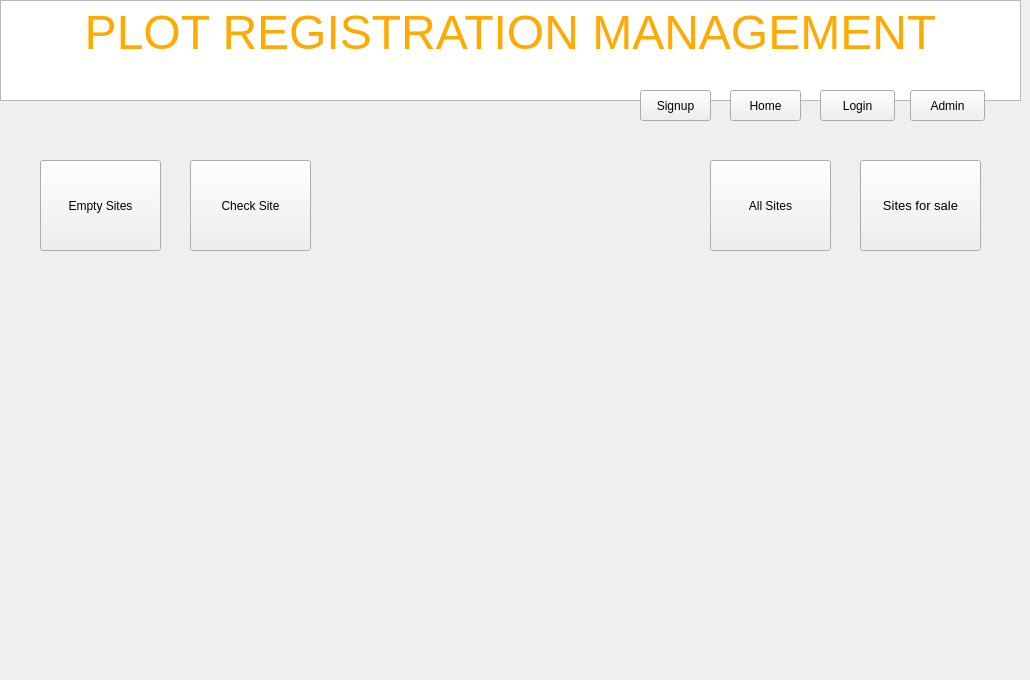
    <widget class="QWidget" name="tab">
     <attribute name="title">
      <string>homepage</string>
     </attribute>
     <widget class="QPushButton" name="pushButton">
      <property name="geometry">
       <rect>
        <x>40</x>
        <y>160</y>
        <width>121</width>
        <height>91</height>
       </rect>
      </property>
      <property name="autoFillBackground">
       <bool>true</bool>
      </property>
      <property name="text">
       <string>Empty Sites</string>
      </property>
     </widget>
     <widget class="QPushButton" name="pushButton_3">
      <property name="geometry">
       <rect>
        <x>190</x>
        <y>160</y>
        <width>121</width>
        <height>91</height>
       </rect>
      </property>
      <property name="autoFillBackground">
       <bool>true</bool>
      </property>
      <property name="text">
       <string>Check Site</string>
      </property>
     </widget>
     <widget class="QPushButton" name="pushButton_1">
      <property name="geometry">
       <rect>
        <x>730</x>
        <y>90</y>
        <width>71</width>
        <height>31</height>
       </rect>
      </property>
      <property name="text">
       <string>Home</string>
      </property>
     </widget>
     <widget class="QPushButton" name="pushButton_4">
      <property name="geometry">
       <rect>
        <x>820</x>
        <y>90</y>
        <width>75</width>
        <height>31</height>
       </rect>
      </property>
      <property name="text">
       <string>Login</string>
      </property>
     </widget>
     <widget class="QPushButton" name="pushButton_5">
      <property name="geometry">
       <rect>
        <x>910</x>
        <y>90</y>
        <width>75</width>
        <height>31</height>
       </rect>
      </property>
      <property name="text">
       <string>Admin</string>
      </property>
     </widget>
     <widget class="QTextEdit" name="textEdit_12">
      <property name="geometry">
       <rect>
        <x>0</x>
        <y>0</y>
        <width>1021</width>
        <height>101</height>
       </rect>
      </property>
      <property name="html">
       <string>&lt;!DOCTYPE HTML PUBLIC &quot;-//W3C//DTD HTML 4.0//EN&quot; &quot;http://www.w3.org/TR/REC-html40/strict.dtd&quot;&gt;
&lt;html&gt;&lt;head&gt;&lt;meta name=&quot;qrichtext&quot; content=&quot;1&quot; /&gt;&lt;style type=&quot;text/css&quot;&gt;
p, li { white-space: pre-wrap; }
&lt;/style&gt;&lt;/head&gt;&lt;body style=&quot; font-family:'Calibri'; font-size:12pt; font-weight:400; font-style:normal;&quot;&gt;
&lt;p align=&quot;center&quot; style=&quot; margin-top:0px; margin-bottom:0px; margin-left:0px; margin-right:0px; -qt-block-indent:0; text-indent:0px;&quot;&gt;&lt;span style=&quot; font-family:'MS Shell Dlg 2'; font-size:36pt; color:#ffaa00;&quot;&gt;PLOT REGISTRATION MANAGEMENT&lt;/span&gt;&lt;/p&gt;&lt;/body&gt;&lt;/html&gt;</string>
      </property>
     </widget>
     <widget class="QLabel" name="label_18">
      <property name="geometry">
       <rect>
        <x>0</x>
        <y>110</y>
        <width>1021</width>
        <height>561</height>
       </rect>
      </property>
      <property name="styleSheet">
       <string notr="true">background-image: url(:/icons/6.jpg);</string>
      </property>
      <property name="text">
       <string/>
      </property>
      <property name="pixmap">
       <pixmap resource="icons.qrc">:/icons/6.jpg</pixmap>
      </property>
      <property name="scaledContents">
       <bool>true</bool>
      </property>
     </widget>
     <widget class="QPushButton" name="pushButton_38">
      <property name="geometry">
       <rect>
        <x>710</x>
        <y>160</y>
        <width>121</width>
        <height>91</height>
       </rect>
      </property>
      <property name="autoFillBackground">
       <bool>true</bool>
      </property>
      <property name="text">
       <string>All Sites</string>
      </property>
     </widget>
     <widget class="QPushButton" name="pushButton_39">
      <property name="geometry">
       <rect>
        <x>640</x>
        <y>90</y>
        <width>71</width>
        <height>31</height>
       </rect>
      </property>
      <property name="text">
       <string>Signup</string>
      </property>
     </widget>
     <widget class="QPushButton" name="pushButton_40">
      <property name="geometry">
       <rect>
        <x>860</x>
        <y>160</y>
        <width>121</width>
        <height>91</height>
       </rect>
      </property>
      <property name="font">
       <font>
        <pointsize>10</pointsize>
       </font>
      </property>
      <property name="autoFillBackground">
       <bool>true</bool>
      </property>
      <property name="styleSheet">
       <string notr="true"/>
      </property>
      <property name="text">
       <string>Sites for sale</string>
      </property>
     </widget>
     <zorder>label_18</zorder>
     <zorder>textEdit_12</zorder>
     <zorder>pushButton</zorder>
     <zorder>pushButton_3</zorder>
     <zorder>pushButton_1</zorder>
     <zorder>pushButton_4</zorder>
     <zorder>pushButton_5</zorder>
     <zorder>pushButton_38</zorder>
     <zorder>pushButton_39</zorder>
     <zorder>pushButton_40</zorder>
    </widget>
